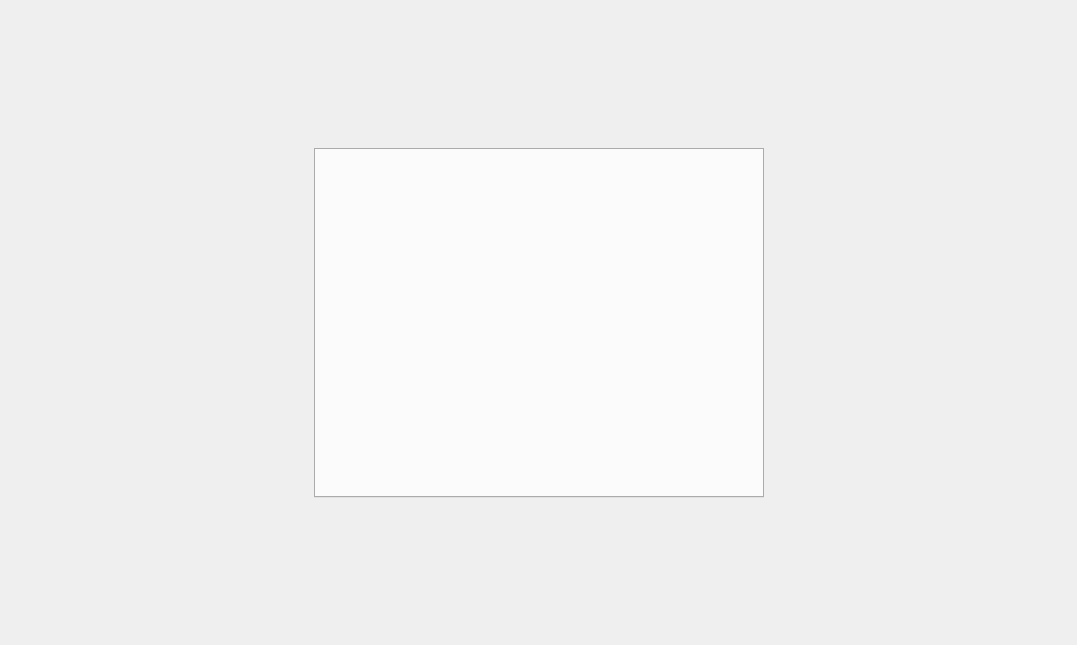
<?xml version="1.0" encoding="UTF-8"?>
<ui version="4.0">
 <class>WelcomeUi</class>
 <widget class="QWidget" name="WelcomeUi">
  <property name="geometry">
   <rect>
    <x>0</x>
    <y>0</y>
    <width>1077</width>
    <height>645</height>
   </rect>
  </property>
  <property name="windowTitle">
   <string>Form</string>
  </property>
  <property name="styleSheet">
   <string notr="true">#WelcomeUi
{
	border-image:url(./picture/login.jpg);
}</string>
  </property>
  <layout class="QGridLayout" name="gridLayout">
   <item row="0" column="1">
    <spacer name="verticalSpacer">
     <property name="orientation">
      <enum>Qt::Vertical</enum>
     </property>
     <property name="sizeHint" stdset="0">
      <size>
       <width>20</width>
       <height>127</height>
      </size>
     </property>
    </spacer>
   </item>
   <item row="1" column="0">
    <spacer name="horizontalSpacer">
     <property name="orientation">
      <enum>Qt::Horizontal</enum>
     </property>
     <property name="sizeHint" stdset="0">
      <size>
       <width>293</width>
       <height>20</height>
      </size>
     </property>
    </spacer>
   </item>
   <item row="1" column="1">
    <widget class="QTabWidget" name="tabWidget">
     <property name="minimumSize">
      <size>
       <width>450</width>
       <height>350</height>
      </size>
     </property>
     <property name="maximumSize">
      <size>
       <width>450</width>
       <height>350</height>
      </size>
     </property>
     <property name="styleSheet">
      <string notr="true"> QTabBar::tab {
     background: qlineargradient(x1: 0, y1: 0, x2: 0, y2: 1,
                                 stop: 0 #E1E1E1, stop: 0.4 #DDDDDD,
                                 stop: 0.5 #D8D8D8, stop: 1.0 #D3D3D3);
     width: 225px;
     height:40px;
 }

 QTabBar::tab:selected, QTabBar::tab:hover {
     background: qlineargradient(x1: 0, y1: 0, x2: 0, y2: 1,
                                 stop: 0 #55aaff, stop: 0.4 #78b3ff,
                                 stop: 0.5 #78b3ff, stop: 1.0 #55aaff);}
border:none;</string>
     </property>
     <property name="currentIndex">
      <number>-1</number>
     </property>
     <property name="tabsClosable">
      <bool>false</bool>
     </property>
    </widget>
   </item>
   <item row="1" column="2">
    <spacer name="horizontalSpacer_2">
     <property name="orientation">
      <enum>Qt::Horizontal</enum>
     </property>
     <property name="sizeHint" stdset="0">
      <size>
       <width>292</width>
       <height>20</height>
      </size>
     </property>
    </spacer>
   </item>
   <item row="2" column="1">
    <spacer name="verticalSpacer_2">
     <property name="orientation">
      <enum>Qt::Vertical</enum>
     </property>
     <property name="sizeHint" stdset="0">
      <size>
       <width>20</width>
       <height>126</height>
      </size>
     </property>
    </spacer>
   </item>
  </layout>
 </widget>
 <resources/>
 <connections/>
</ui>
